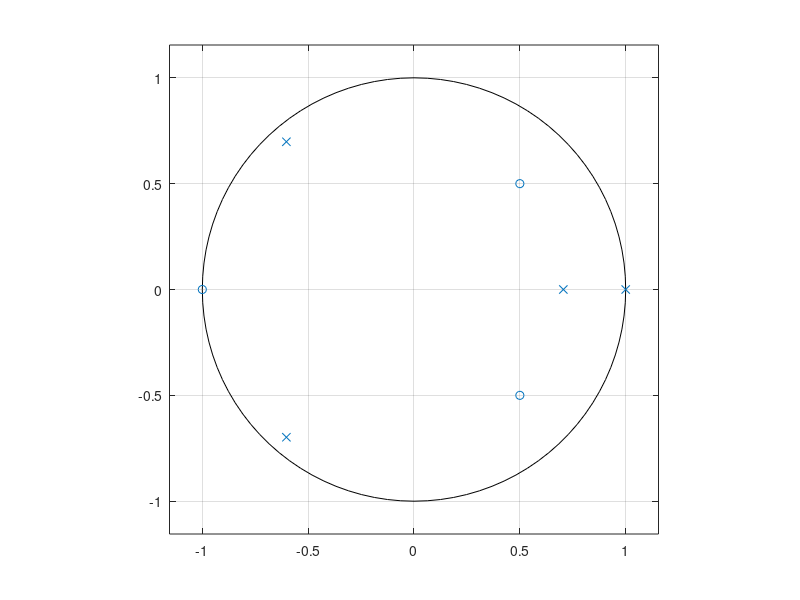

Here is the MATLAB script that generated this plot:
% Script: mexdt_5_3b.m
num = [0,1,0,-0.5,0.5];        % Numerator
den = [1,-0.5,-0.5,-0.6,0.6];  % Denominator
zplane(num,den);               % Pole-zero plot